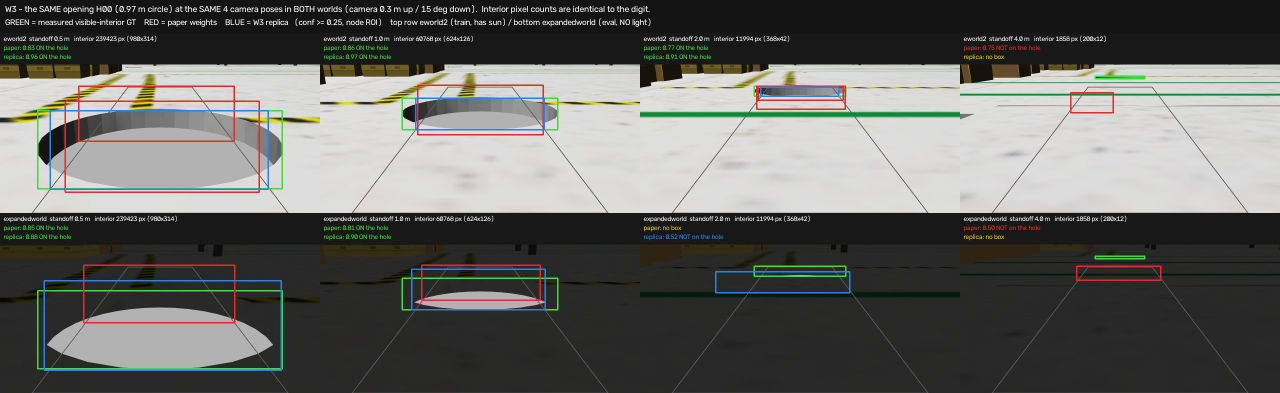
#> input picture experiments/e1_0827/vth/VTH_samples.jpg, 2560 x 786 px (shown at 1/2 size); its folder holds only this picture in this run
$ python -i common.py   (imports and definitions only)
#> lines starting #> are read from the running program, lines starting #| are printed output that depends on the picture
"""Shared bootstrap for the YOLOv8n track (DAYRUN_BRIEF_0820 Phase 5).

The ONE job of this module is to make the labeling stack importable and to hand
every script the same camera / grid objects, so no piece of geometry is ever
re-spelled here:

    LB = experiments/mainrun_0819/code/labeling/labeler.py
         -> cam_basis, focal_px, project, unproject, polar_cells,
            load_heightmap, align_to, step_gate, connected_components, _outward
    GS = experiments/mainrun_0819/code/gridspec.py
         -> Grid (cell ids, band_of, n_cells)

Nothing in this directory may reimplement a projection, an unprojection, a
sector/band test or a heightmap footprint.  If a formula is needed, it is
imported from LB.

Run everything with PYTHONNOUSERSITE=1 and (while the render owns the GPU)
CUDA_VISIBLE_DEVICES="".
"""
from __future__ import annotations

import json
import os
import sys

import numpy as np

HERE = os.path.dirname(os.path.abspath(__file__))                     # .../dayrun_0820/code/yolo
DAYRUN = os.path.abspath(os.path.join(HERE, os.pardir, os.pardir))    # .../dayrun_0820
EXPS = os.path.abspath(os.path.join(DAYRUN, os.pardir))               # .../experiments
REPO = os.path.abspath(os.path.join(EXPS, os.pardir))                 # .../Practice_NegObs
MAINRUN_CODE = os.path.join(EXPS, "mainrun_0819", "code")
LABELING = os.path.join(MAINRUN_CODE, "labeling")

# [3 lines not run here, left out]

import gridspec as GS  # noqa: E402
import labeler as LB  # noqa: E402

DEFAULT_GRID = os.path.join(LABELING, "gridspec_v1.json")
"""Phase 5 is a V1 (20-cell) track by decision D19.  gridspec.py's own default is
still V0 so that pre-0820 runs reproduce -- this track overrides it explicitly."""

CLASS_NAME = "hazard_opening"
CLASS_ID = 0


# [8 lines left out: function load_grid, not called in this run]


# --------------------------------------------------------------------------- #
# frame identity
# --------------------------------------------------------------------------- #
def split_frame_id(frame_id):
    """'on/scene04/L0__s20260819__0000.png' -> ('on', 'scene04', 'L0__..._0000.png').
    D24 merged corpus: boost file tokens carry '::<round>' -- strip it here so the
    on-disk filename (bare) resolves; the round itself comes from frame['round']."""
    a, s, f = frame_id.split("/", 2)
    return a, s, f.split("::", 1)[0]


def stem_of(frame_id):
    """Flat, collision-free stem shared by the mask PNG, the symlinked image and
    the YOLO label txt: '<arm>__<scene>__<file-without-.png>[__<round>]'.
    The '::<round>' suffix (D24) survives into the stem -- boost_h and boost_e
    share bare filenames, so the stem must keep the round to stay collision-free."""
    arm, scene, fn = split_frame_id(frame_id)
    suf = ""
    if "::" in frame_id:
        suf = "__" + frame_id.split("::", 1)[1]
    return f"{arm}__{scene}__{os.path.splitext(fn)[0]}{suf}"


def scene_dir_of(frame):
    """Directory holding the frame's PNG + depth + variation.json + heightmap."""
    return os.path.dirname(frame["rgb"])


def round_dir_of(frame):
    """<dataset root>/<round>  (scene dirs live at <round>/<split>/<scene>)."""
    return os.path.dirname(os.path.dirname(scene_dir_of(frame)))


# [82 lines left out: functions twin_round_dir, cuts_of, pixel_rays, ground_project, synth_eye, cells_of_points, not called in this run]

>>> import cv2
>>> picture = cv2.imread('../../../e1_0827/vth/VTH_samples.jpg', cv2.IMREAD_GRAYSCALE)
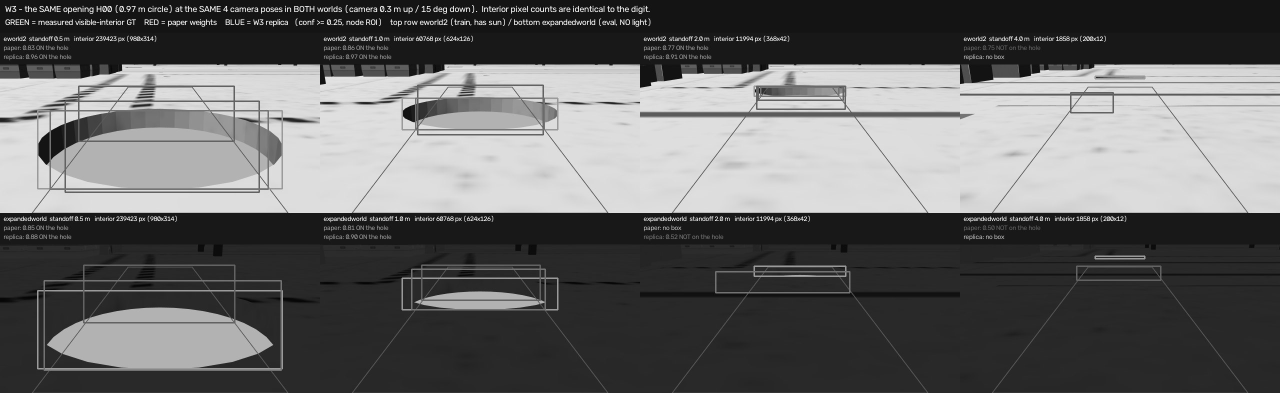
#> picture: shape (786, 2560) (shown at 1/2 size); min 0, max 255, mean 101.9
#> (the run stopped early here; a loop or call above may not have finished)

$ run again, on experiments/e1_0827/vth/VTH_smoke.jpg
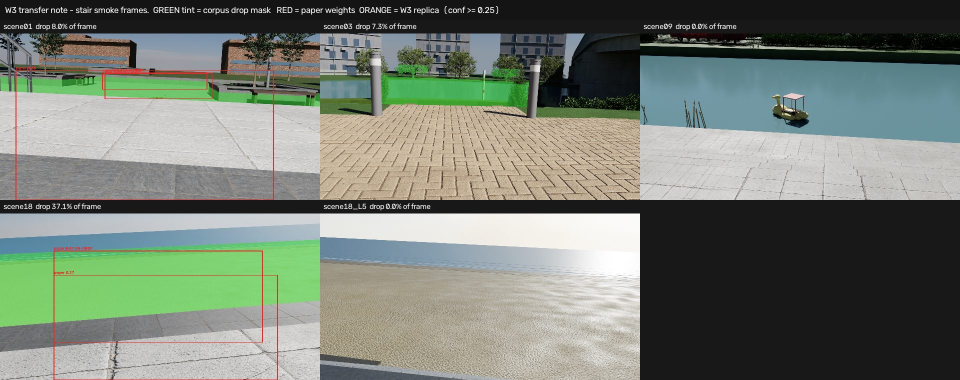
#> input picture experiments/e1_0827/vth/VTH_smoke.jpg, 1920 x 760 px (shown at 1/2 size)
#> `picture = cv2.imread('../../../e1_0827/vth/VTH_samples.jpg', cv2.IMREA..`:
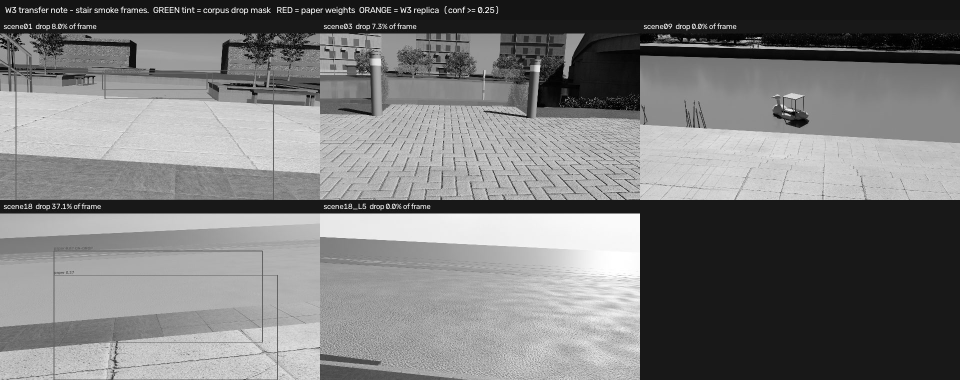
#> picture: shape (760, 1920) (shown at 1/2 size); min 0, max 255, mean 122.2

$ run again, on experiments/e1_0827/vth/W1_samples.jpg
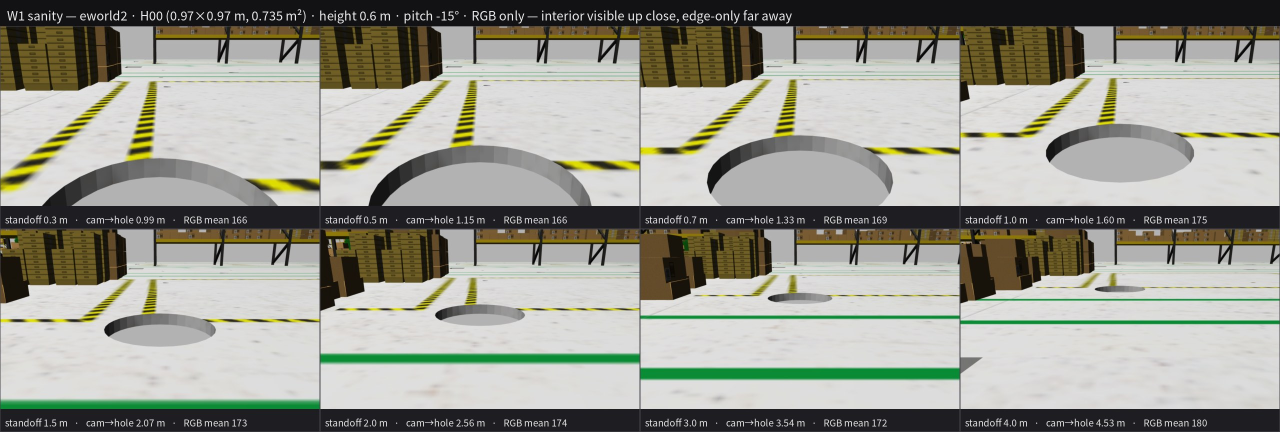
#> input picture experiments/e1_0827/vth/W1_samples.jpg, 2560 x 864 px (shown at 1/2 size)
#> `picture = cv2.imread('../../../e1_0827/vth/VTH_samples.jpg', cv2.IMREA..`:
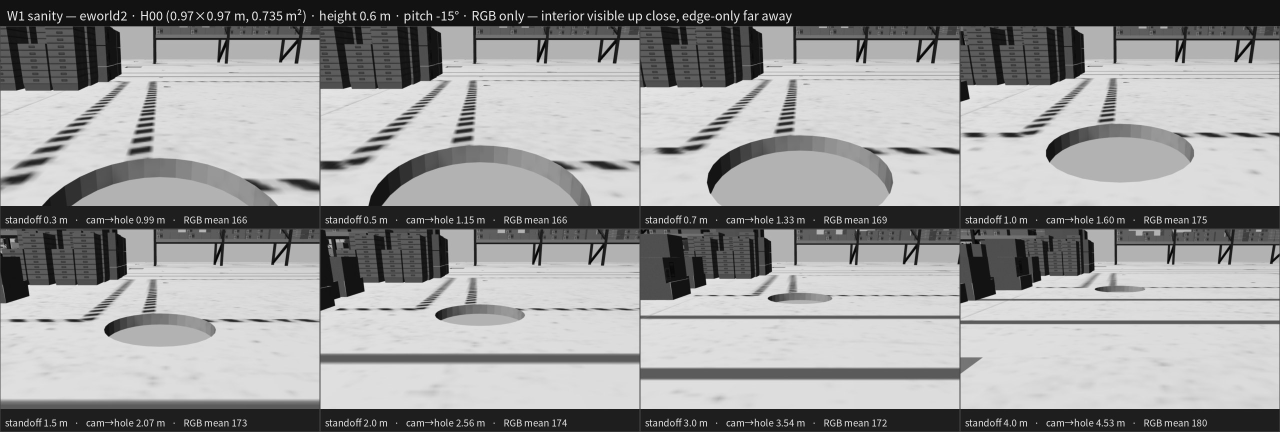
#> picture: shape (864, 2560) (shown at 1/2 size); min 0, max 251, mean 151.8

$ run again, on experiments/e1_0827/vth/W2_samples.jpg
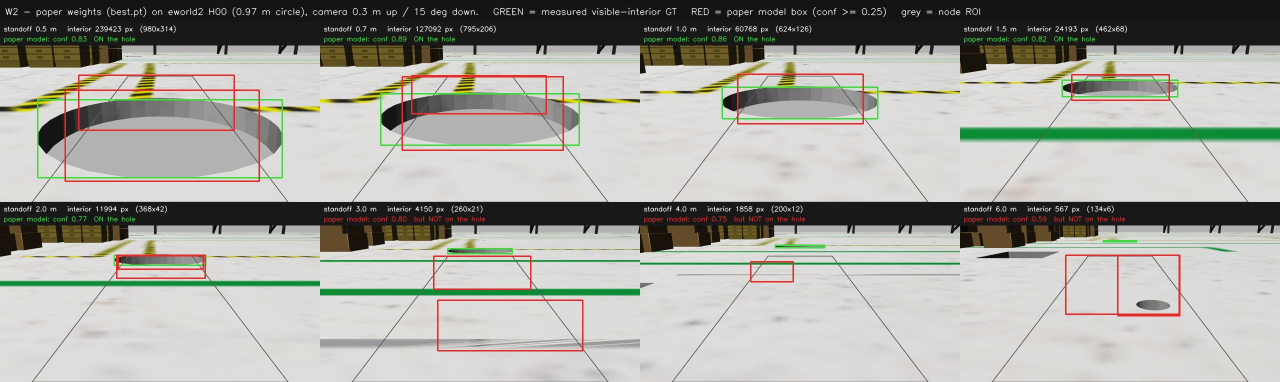
#> input picture experiments/e1_0827/vth/W2_samples.jpg, 2560 x 764 px (shown at 1/2 size)
#> `picture = cv2.imread('../../../e1_0827/vth/VTH_samples.jpg', cv2.IMREA..`:
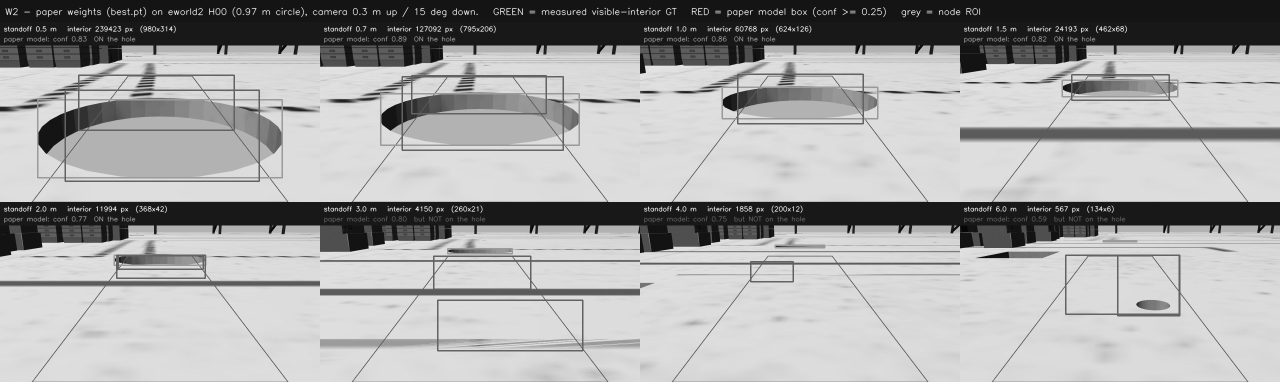
#> picture: shape (764, 2560) (shown at 1/2 size); min 0, max 255, mean 165.7
